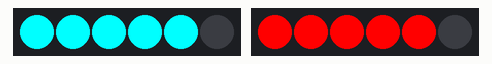
Simulated run of this sketch. Board: Arduino Uno, built with avr-gcc and run on an emulated ATmega328P. On the bench: 2 × 6 RGB LEDs in strip order, left to right.

Above: at 0.01 s.
At 6.06 s:
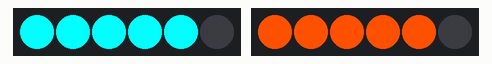
Timing chart, 0 to 40.0 s (numbered marks = the images above):
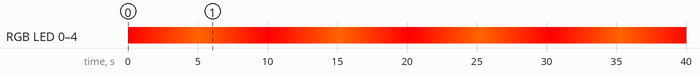

Measured:
- by itself, everything shown: repeats every 10.1 s, in 200 steps

The sketch:

ledSignCode.ino
```cpp
// (licence header left out)
/* This code contains the following functions:
 * - void setup(): initializes LEDs
 * - void loop(): main loop
 * - void fire(): adjusts the RGB color values of the "fire" LED strand
 */

/* Pinout:
 * - LED Vin: pin VCC
 * - LED Gnd: pin GND
 * - Fire LED Dinn: pin 3
 * - Dumpster LED Din: pin 6
 */

#include <Adafruit_NeoPixel.h>
#ifdef __AVR__
  #include <avr/power.h>
#endif

#define PIN_DUMPSTER 6
#define PIN_FIRE 3

Adafruit_NeoPixel stripDumpster = Adafruit_NeoPixel(6, PIN_DUMPSTER, NEO_GRB + NEO_KHZ800);
Adafruit_NeoPixel stripFire = Adafruit_NeoPixel(6, PIN_FIRE, NEO_GRB + NEO_KHZ800);

void setup() // Initialize LED strips
{
  stripDumpster.begin();
  stripDumpster.setBrightness(255);
  for(int i=0; i<5; i++)
  {
    stripDumpster.setPixelColor(i, stripDumpster.Color(0,255,255));
  }
  stripDumpster.show(); // Initialize all pixels to 'off'
  stripFire.begin();
  stripFire.setBrightness(255);
}

void loop() // Main loop
{
  fire();
}

void fire()
{
  for(int g=0; g<100; g++) // Increase green channel of RGB color value from 0 to 100
  {
    for(int i=0; i<5; i++)
    {
      stripFire.setPixelColor(i, stripFire.Color(255,g,0)); // Update color for every RGB LED in the strand
    }
    stripFire.show();  // Show change
    delay(50); // Pause
  }

  for(int g=100; g>0; g--) // Decrease green channel of RGB color value from 100 to 0
  {
    for(int i=0; i<5; i++)
    {
      stripFire.setPixelColor(i, stripFire.Color(255,g,0)); // Update color for every RGB LED in the strand
    }
    stripFire.show(); // Show change
    delay(50); // Pause
  }
}
```
